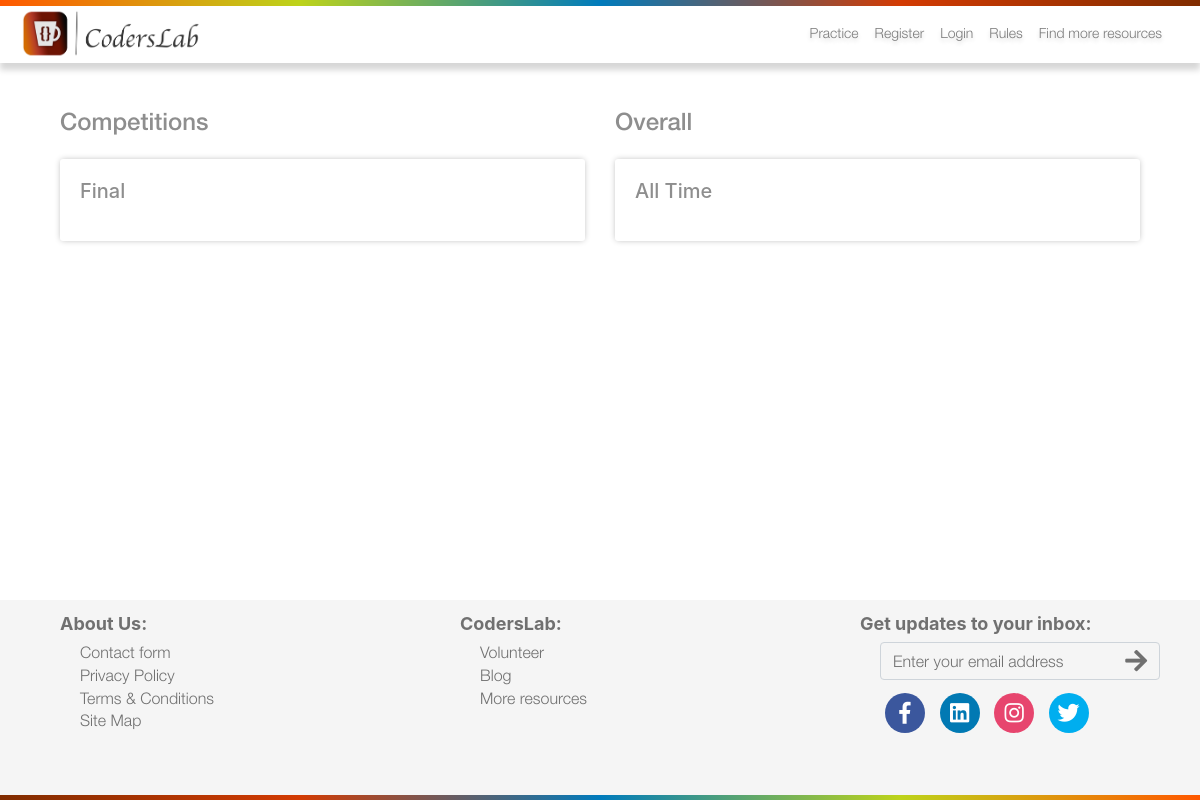
Before: /scoreboard/ with the older database file.
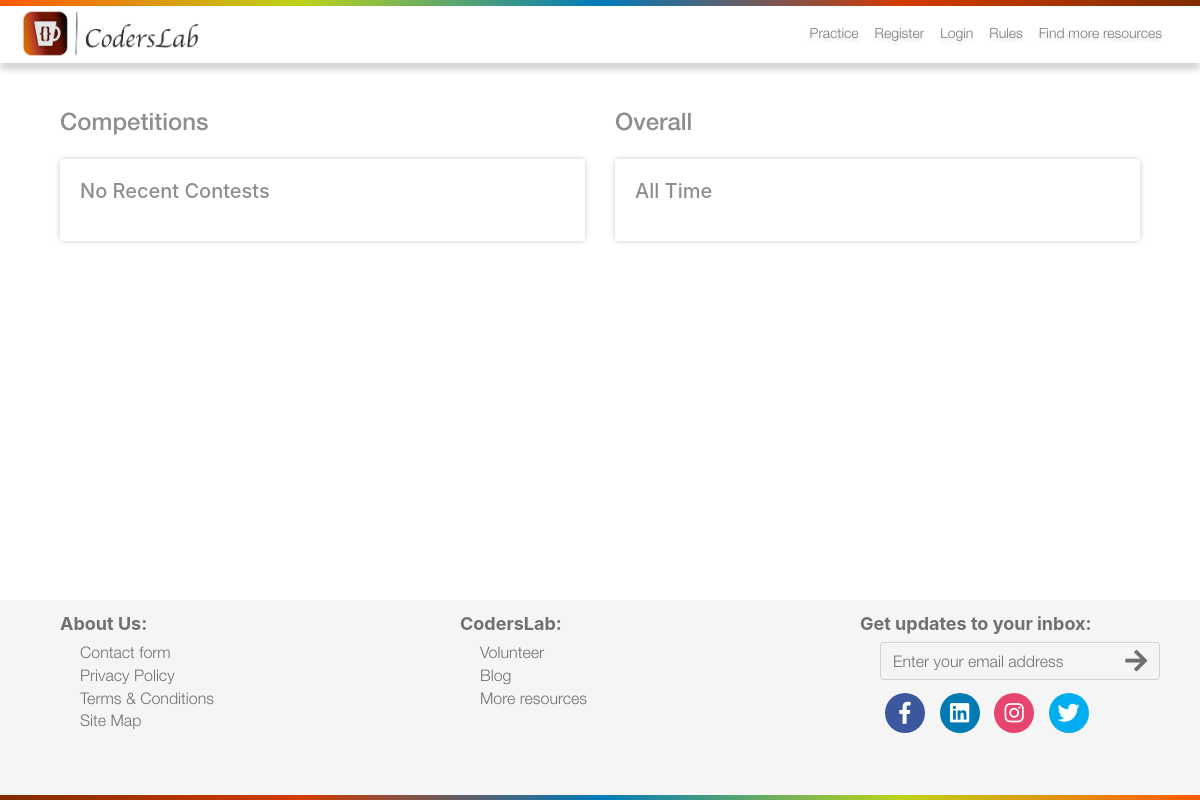
After: the same page with the newer database file.
### contest/models.py (models this page shows, shortened)
class Rounds(models.Model):
    competition = models.ForeignKey(Competitions, on_delete=models.CASCADE)
    roundName = models.CharField(max_length=20)
    startdatetime = models.DateTimeField()
    duration = models.DurationField()

### scoreboard/views.py (the view)
# urls.py: path('scoreboard/', include('scoreboard.urls')), #scoreboard
def scoreboard(request):
    today = timezone.now()
    allPastRounds = Rounds.objects.filter(startdatetime__lte=today).order_by('startdatetime').reverse()
    if allPastRounds.count() > 0:
        mostRecentRound = allPastRounds[0].roundName
    else:
        mostRecentRound = 'No Recent Contests'
    return render(request, 'scoreboard.html', {'roundname': mostRecentRound, 'pagetitle': 'Scoreboard | CodersLab'})

### templates/scoreboard.html (shortened to what this page needs)
{% extends 'header.html' %}
{% load static %}
{% block body %}
<div id="bodyWrapper" class="container">
    <div class="row scoreboardWrapper justify-content-around noMargin">
        <div class="col-lg-6 scoreboardMainCat">
            <div class="scoreboardMainCatHeading">
                <h4>Competitions</h4>
            </div>
            <div class="scoreboardCatWrapper">
                <div class="scoreboardCatSubHeading">
                    <h5>{{ roundname }}</h5>
                </div>
            </div>
        </div>
        <div class="col-lg-6">
            <div class="scoreboardMainCatHeading">
                <h4>Overall</h4>
            </div>
            <div class="scoreboardCatWrapper">
                    <div class="scoreboardCatSubHeading">
                        <h5>All Time</h5>
                    </div>
                </div>
        </div>
    </div>
</div>
{% endblock %}

Changed rows visible on the page:
removed Rounds: roundName "Final"
Other visible differences:
{{ roundname }}: (not shown) → "No Recent Contests"
